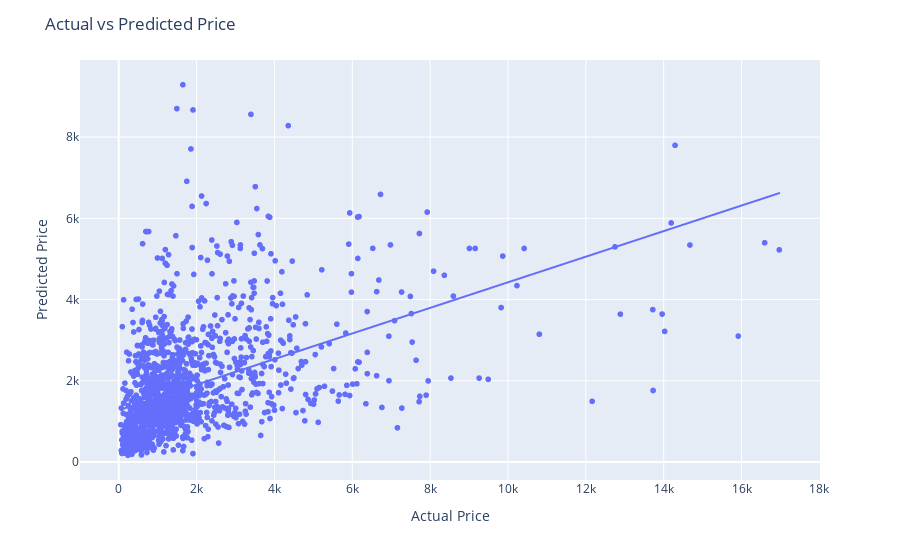

Notebook cell for this chart:
### Markdown cell above
## Model Evaluation

Results for the Model:

- **Mean Squared Error (MSE):** ~2.2 million
- **R-squared (R²):** ~0.3


- **Mean Squared Error (MSE):** This measures how much my model's predictions differ, on average, from the actual values. In this case, the MSE of around 2.5M is quite high, indicating that, on average, 
  
- *My model's predictions have an error of approximately 2.5M units squared. Lower MSE values are better, so a lower MSE would have indicated a better model.*

- **R-squared (R²):** R-squared (in this case, flight prices) is very low based on the independent variables (features). It ranges from 0 to 1, and a higher R² is better. 
  
- *My R² of around 0.2 means that my model explains only about 10.44% of the variance in the flight prices. This suggests that my model's features do not account for much of the price variation, and there's a lot of unexplained variance.*

In summary, my model's MSE is relatively high, indicating significant prediction errors, and the R² is low, indicating that my features don't explain much of the price variation. Trying different models or exploring different features is the best move in this case.

### Code cell
# ussing ploty. plot the actual vs predicted price
import plotly.express as px
fig = px.scatter(x=y_test, y=y_pred, 
                 labels={'x':'Actual Price', 'y':'Predicted Price'},
                 trendline="ols"
)
fig.update_layout(title='Actual vs Predicted Price', xaxis_title="Actual Price", yaxis_title="Predicted Price")
fig.show()

### Figure 1 — Plotly figure (JSON) as saved in the notebook; plotly's stock layout.template omitted (floating-point values rounded to 4 significant figures; data arrays with more than 128 entries replaced by an {"elided": "..."} marker saying what was removed)
{"data": [{"hovertemplate": "Actual Price=%{x}<br>Predicted Price=%{y}<extra></extra>", "legendgroup": "", "marker": {"color": "#636efa", "symbol": "circle"}, "mode": "markers", "name": "", "showlegend": false, "type": "scattergl", "x": {"elided": "1485 int values"}, "xaxis": "x", "y": {"elided": "1485 float values"}, "yaxis": "y"}, {"hovertemplate": "<b>OLS trendline</b><br>y = 0.315151 * x + 1273.44<br>R<sup>2</sup>=0.229789<br><br>Actual Price=%{x}<br>Predicted Price=%{y} <b>(trend)</b><extra></extra>", "legendgroup": "", "marker": {"color": "#636efa", "symbol": "circle"}, "mode": "lines", "name": "", "showlegend": false, "type": "scattergl", "x": {"elided": "1485 int values"}, "xaxis": "x", "y": {"elided": "1485 float values"}, "yaxis": "y"}], "layout": {"legend": {"tracegroupgap": 0}, "margin": {"t": 60}, "title": {"text": "Actual vs Predicted Price"}, "xaxis": {"anchor": "y", "domain": [0, 1], "title": {"text": "Actual Price"}}, "yaxis": {"anchor": "x", "domain": [0, 1], "title": {"text": "Predicted Price"}}}}
